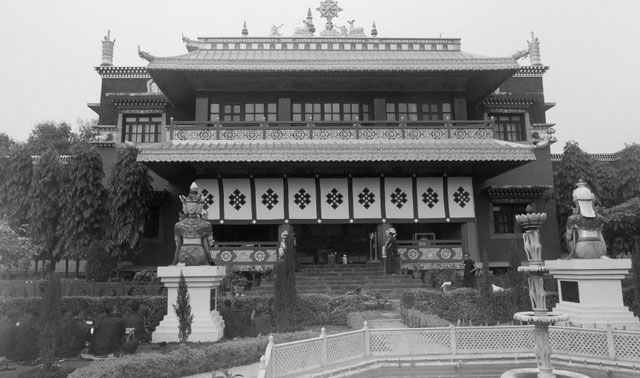
#> input picture Catalogue 2/MetodosIsaac/image.jpg, 640 x 378 px
$ python butterworthHighFilter.py
#> lines starting #> are read from the running program, lines starting #| are printed output that depends on the picture
#> further down, I is the input picture: shape (378, 640, 3); min 1, max 254, mean 123.5
import imageio
import matplotlib.pyplot as plt
import numpy as np


def butterWorthHighFilter(I):
    """
    ButterWorth High filter applying fourier transform
    :param I: image to filter
    :return: final image
    """
    #Get the size of the image
    M = I.shape[0]
#> M = 378
    N = I.shape[1]
#> N = 640
    #Get the Fourier Transform of the image
    fourierTransform = np.fft.fftshift(np.fft.fft2(I[:,:,1]))
    #Asign the cut-off frequency
    D0 = 10
    #Get Euclidean Distance
    D = np.zeros([M, N])
    for u in range(M):
        for v in range(N):
            #distance calculation
            D_temp = np.sqrt(u ** 2 + v ** 2)
            D[u,v] = 1/(1+(D0/(1+D_temp)**(2*1))) #Set order to 1
    H = D
    #Masc applied to image
    m_masc = H.shape[0]
#> m_masc = 378
    n_masc = H.shape[1]
#> n_masc = 640

    for x in range(int(m_masc / 2)):
        for y in range(int(n_masc / 2)):
            H[m_masc - x - 1, n_masc - y - 1] = H[x, y]
            H[m_masc - x - 1, y] = H[x, y]
            H[x, n_masc - y - 1] = H[x, y]
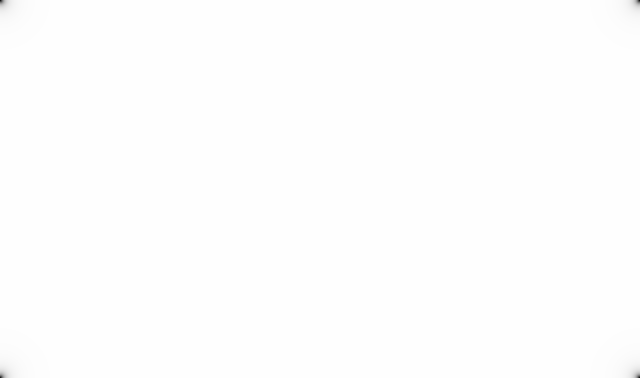
#> H: shape (378, 640) float64; min 0.0909, max 1, mean 0.999

    H = np.fft.fftshift(H)

    G_T = fourierTransform * H

    G = np.fft.fftshift(G_T)

    I_f = np.fft.ifft2(G)
    plt.figure()
    # Original Image
    plt.subplot(1, 2, 1), plt.title("Imagen original")
    plt.imshow(I, cmap='gray')
    # Output image
    plt.subplot(1, 2, 2), plt.title("Imagen transformada inversa")
    plt.imshow(np.uint8(np.abs(I_f)), cmap='gray')
    plt.show()
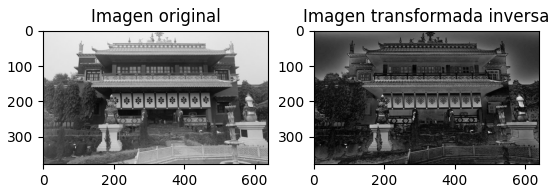
#> figure drawn by matplotlib, 2 panels

I = imageio.imread("image.jpg")
butterWorthHighFilter(I)
